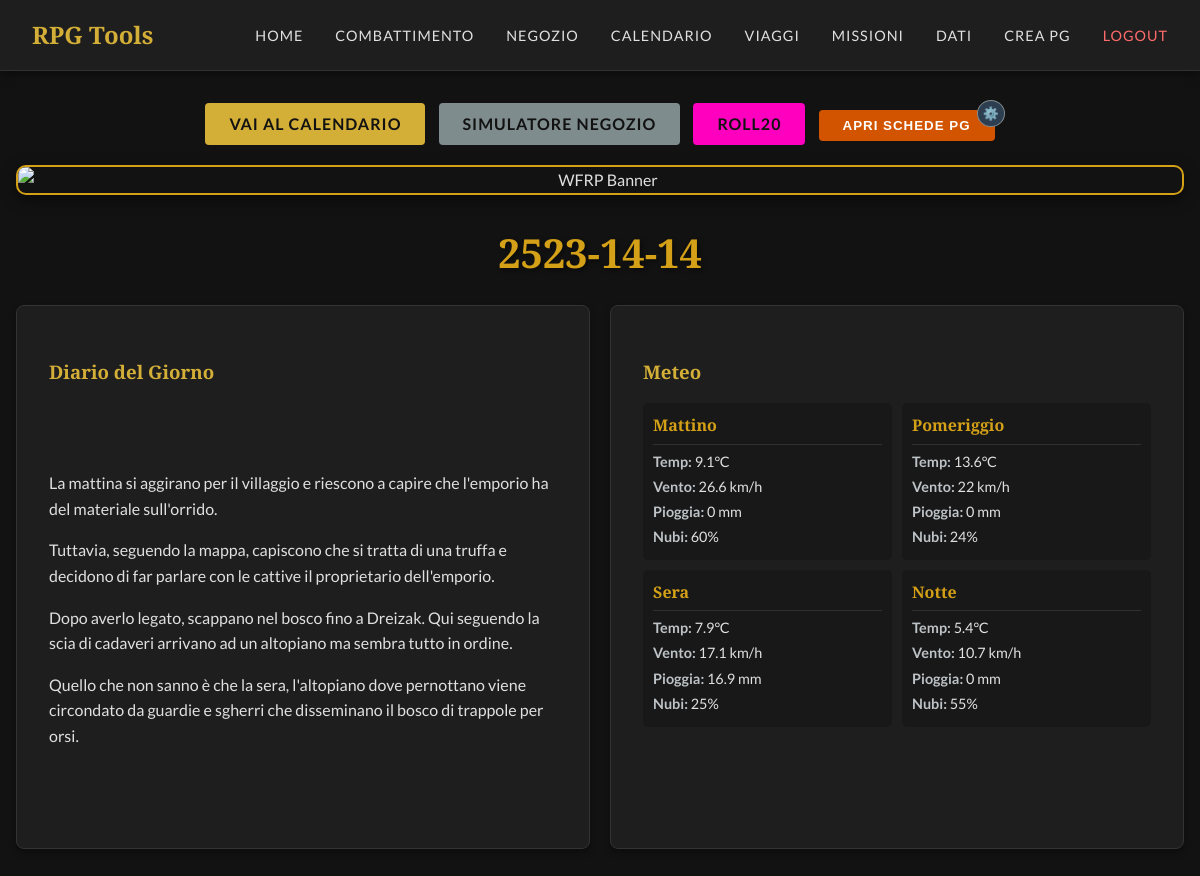
The page / (signed in) on the database as committed earlier.
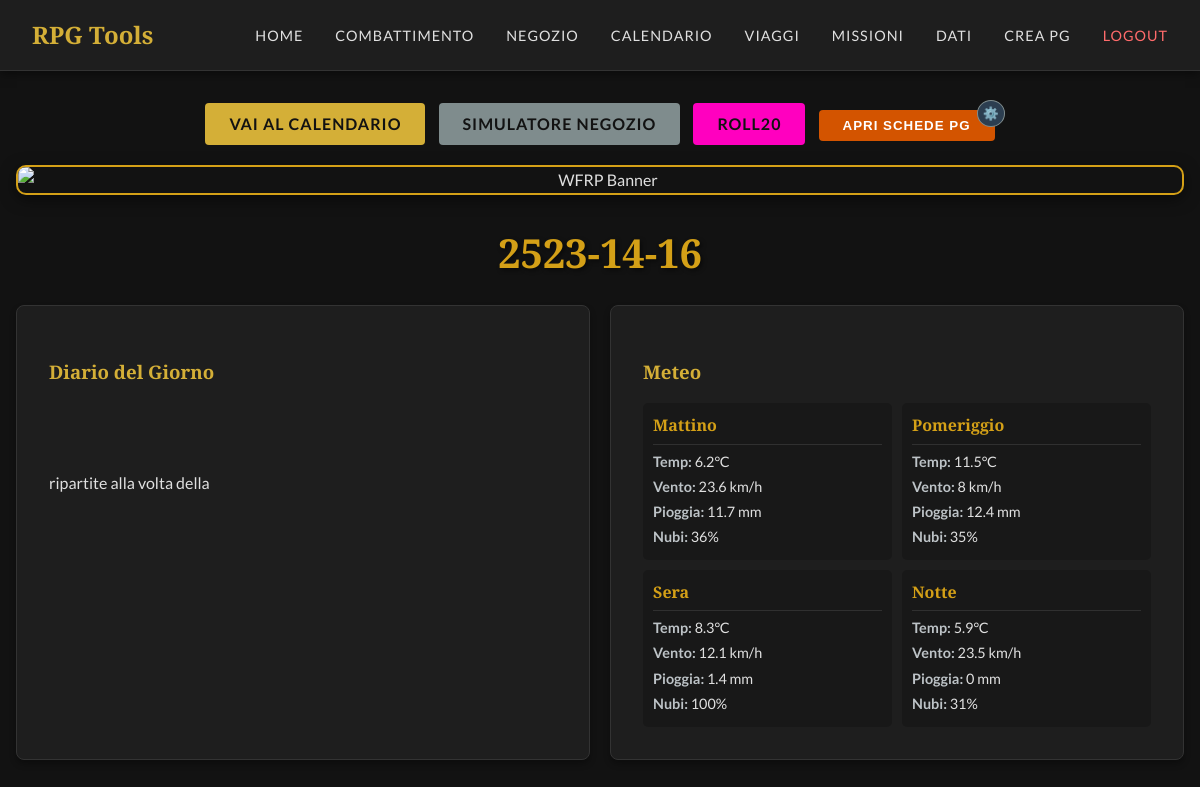
The same page on the database as committed later.
### tables this page shows
CREATE TABLE diary (
            id INTEGER PRIMARY KEY AUTOINCREMENT,
            date_iso TEXT UNIQUE NOT NULL,
            year INTEGER,
            month_index INTEGER,
            month_name TEXT,
            day INTEGER,
            note TEXT,
            weather_json TEXT,
            updated_at TEXT
        );

### app.py (the view)
@app.route('/')
def index():
    db = get_db()
    current_date_display = "Nessuna data registrata"
    weather_data = None
    note = "Nessuna nota per questa giornata."
    holidays = []
    cursor = db.execute('SELECT * FROM diary ORDER BY date_iso DESC LIMIT 1')
    last_entry = cursor.fetchone()
    if last_entry:
        date_iso = last_entry['date_iso']
        note = last_entry['note'] if last_entry['note'] else "Nessuna nota."
        if last_entry['weather_json']:
            try:
                weather_data = json.loads(last_entry['weather_json'])
            except:
                pass
        try:
            parts = date_iso.split('-')
            year = parts[0]
            month_idx = int(parts[1])
            day = int(parts[2])
            cal_data = load_calendar_data()
            if cal_data and 'months' in cal_data:
                if 1 <= month_idx <= len(cal_data['months']):
                    month_data = cal_data['months'][month_idx-1]
                    month_name = month_data['name']
                    season = month_data.get('season', '')
                    current_date_display = f"{day} {month_name} {year} ({season})"
                check_str = f"{day:02d}-{month_idx:02d}"
                if 'holidays' in cal_data:
                    for h in cal_data['holidays']:
                        if h['date'] == check_str:
                            holidays.append(h)
            else:
                 current_date_display = date_iso
        except Exception as e:
            print(f"Date parsing error: {e}")
            current_date_display = date_iso
    return render_template('index.html', date=current_date_display, weather=weather_data, note=note, holidays=holidays)

### app.py (called while the page is built, shortened)
@app.before_request
def require_login():
    allowed_routes = ['login', 'static', 'logout']
    if request.endpoint not in allowed_routes and 'logged_in' not in session:
        return redirect(url_for('login'))

def get_db():
    db = getattr(g, '_database', None)
    if db is None:
        db = g._database = sqlite3.connect(DATABASE)
        db.row_factory = sqlite3.Row
    return db

@app.teardown_appcontext
def close_connection(exception):
    db = getattr(g, '_database', None)
    if db is not None:
        db.close()

def load_calendar_data():
    json_path = os.path.join(os.path.dirname(__file__), 'calendar.json')
    if not os.path.exists(json_path):
        return {}

### templates/index.html (shortened to what this page needs)
{% extends 'base.html' %}
{% block content %}
<div class="dashboard-container">
    <div class="text-center mt-4">
        <a href="{{ url_for('calendar') }}" class="btn">Vai al Calendario</a>
        <a href="{{ url_for('shop') }}" class="btn btn-secondary" style="margin-left: 10px;">Simulatore Negozio</a>
        <a href="https://app.roll20.net/editor/setcampaign/18794496" target="_blank" class="btn"
            style="margin-left: 10px; background-color: #ff00bf; border-color: #ff00bf;">Roll20</a>
        <div style="display: inline-block; margin-left: 10px; position: relative;">
            <button id="open-pg-btn" class="btn btn-accent" onclick="openPGTabs()">Apri schede PG</button>
            <span onclick="openPGSettings()"
                style="cursor: pointer; position: absolute; top: -10px; right: -10px; background: #2c3e50; border-radius: 50%; padding: 2px 5px; font-size: 0.8em; border: 1px solid #7f8c8d;"
                title="Configura Link">⚙️</span>
        </div>
    </div>
    <div class="banner-container">
        <img src="{{ url_for('static', filename='img/home_banner.jpg') }}" alt="WFRP Banner" class="home-banner">
    </div>
    <div class="text-center mb-4">
        <h1 class="current-date">{{ date }}</h1>
    </div>
    <div class="grid-2-cols">
        <div class="card note-card">
            <h3>Diario del Giorno</h3>
            <div class="note-content">
                {{ note | safe }}
            </div>
        </div>
        <div class="card weather-card">
            <h3>Meteo</h3>
            {% if weather %}
            <div class="weather-grid">
                {% for period in ['Mattino', 'Pomeriggio', 'Sera', 'Notte'] %}
                {% set w = weather[period] %}
                <div class="weather-period">
                    <h4>{{ period }}</h4>
                    <div class="weather-details">
                        <p><span class="label">Temp:</span> {{ w.temperature_c }}°C</p>
                        <p><span class="label">Vento:</span> {{ w.wind_kmh }} km/h</p>
                        <p><span class="label">Pioggia:</span> {{ w.rain_mm }} mm</p>
                        <p><span class="label">Nubi:</span> {{ w.cloudiness_pct }}%</p>
                    </div>
                </div>
                {% endfor %}
            </div>
            {% else %}
            <p>Dati meteo non disponibili.</p>
            {% endif %}
        </div>
    </div>
</div>
{% endblock %}

### templates/base.html (shortened to what this page needs)
<!DOCTYPE html>
<html lang="it">
<head>
    <link rel="stylesheet" href="{{ url_for('static', filename='css/style.css') }}">
</head>
<body>
    <nav class="navbar">
        <a href="{{ url_for('index') }}" class="navbar-brand">RPG Tools</a>
        <div class="nav-links" id="navLinks">
            <a href="{{ url_for('index') }}" class="nav-link">Home</a>
            <a href="{{ url_for('combat') }}" class="nav-link">Combattimento</a>
            <a href="{{ url_for('shop') }}" class="nav-link">Negozio</a>
            <a href="{{ url_for('calendar') }}" class="nav-link">Calendario</a>
            <a href="{{ url_for('travel') }}" class="nav-link">Viaggi</a>
            <a href="{{ url_for('missions_list') }}" class="nav-link">Missioni</a>
            <a href="{{ url_for('data_page') }}" class="nav-link">Dati</a>
            <a href="{{ url_for('character_creation') }}" class="nav-link">Crea PG</a>
            <a href="{{ url_for('logout') }}" class="nav-link" style="color: #ff6b6b;">Logout</a>
        </div>
    </nav>
    <div class="container">
        {% block content %}{% endblock %}
    </div>
</body>
</html>

### static/css/style.css (style rules this page uses)
:root { --bg-color: #121212; --card-bg: #1e1e1e; --text-primary: #e0e0e0; --text-secondary: #a0a0a0; --accent-color: #d4af37; --accent-hover: #f0c040; --border-color: #333; --font-heading: 'Cinzel', serif; --font-body: 'Lato', sans-serif; }
body { background-color: var(--bg-color); color: var(--text-primary); font-family: var(--font-body); margin: 0; padding: 0; line-height: 1.6; }
h1, h2, h3, h4, h5, h6 { font-family: var(--font-heading); color: var(--accent-color); margin-bottom: 1rem; }
a { color: var(--accent-color); text-decoration: none; transition: color 0.3s ease; }
.navbar { background-color: var(--card-bg); border-bottom: 1px solid var(--border-color); padding: 1rem 2rem; display: flex; justify-content: space-between; align-items: center; box-shadow: 0 2px 10px rgba(0, 0, 0, 0.5); position: sticky; top: 0; z-index: 1000; }
.navbar-brand { font-family: var(--font-heading); font-size: 1.5rem; font-weight: bold; color: var(--accent-color); }
.nav-links { display: flex; gap: 2rem; }
.nav-link { color: var(--text-primary); font-weight: 500; text-transform: uppercase; letter-spacing: 1px; font-size: 0.9rem; }
.container { max-width: 1200px; margin: 2rem auto; padding: 0 1rem; }
.card { background-color: var(--card-bg); border: 1px solid var(--border-color); border-radius: 8px; padding: 2rem; margin-bottom: 2rem; box-shadow: 0 4px 6px rgba(0, 0, 0, 0.3); }
.btn { display: inline-block; padding: 0.5rem 1.5rem; background-color: var(--accent-color); color: var(--bg-color); border-radius: 4px; font-weight: bold; text-transform: uppercase; letter-spacing: 1px; cursor: pointer; border: none; transition: background-color 0.3s ease; }
.text-center { text-align: center; }
.mt-4 { margin-top: 2rem; }

### templates/index.html (style rules this page uses)
.current-date { color: #d4a017; font-family: 'Cinzel', serif; font-size: 2.5em; text-shadow: 2px 2px 4px rgba(0, 0, 0, 0.5); margin-bottom: 0.5em; }
.grid-2-cols { display: grid; grid-template-columns: 1fr 1fr; gap: 20px; }
.weather-grid { display: grid; grid-template-columns: repeat(2, 1fr); gap: 10px; }
.weather-period { background: rgba(0, 0, 0, 0.2); padding: 10px; border-radius: 5px; }
.weather-period h4 { margin-top: 0; color: #d4a017; border-bottom: 1px solid rgba(255, 255, 255, 0.1); padding-bottom: 5px; margin-bottom: 5px; }
.weather-details p { margin: 2px 0; font-size: 0.9em; }
.label { font-weight: bold; color: #bdc3c7; }
.note-content { white-space: pre-wrap; line-height: 1.6; min-height: 100px; }
.btn-secondary { background-color: #7f8c8d; }
.btn-accent { background-color: #d35400; color: white; }
.banner-container { margin: 20px auto; text-align: center; max-width: 100%; overflow: hidden; border-radius: 10px; box-shadow: 0 4px 15px rgba(0, 0, 0, 0.5); border: 2px solid #d4a017; }
.home-banner { width: 100%; height: auto; max-height: 400px; object-fit: cover; display: block; }

Rows that differ between the two databases and show on the page:
no longer on this page (row unchanged): diary: date_iso "2523-14-14", note "La mattina si aggirano per il villaggio e riescono a capire che l'emporio ha del materiale sull'orrido. Tuttavia, seguendo la mappa, capiscono che si tratta di una truffa e decidono di far parlare con le cattive il proprietario dell'emporio. Dopo averlo legato, scappano nel bosco fino a Dreizak. Qui seguendo la scia di cadaveri arrivano ad un altopiano ma sembra tutto in ordine. Quello che non sanno è che la sera, l'altopiano dove pernottano viene circondato da guardie e sgherri che disseminano il bosco di trappole per orsi."
added diary: date_iso "2523-14-16", note "ripartite alla volta della"
Other text that changed with them:
new list line: "Mattino Temp: 6.2 °C Vento: 23.6 km/h Pioggia: 11.7 mm Nubi: 36 %"
new list line: "Pomeriggio Temp: 11.5 °C Vento: 8 km/h Pioggia: 12.4 mm Nubi: 35 %"
new list line: "Sera Temp: 8.3 °C Vento: 12.1 km/h Pioggia: 1.4 mm Nubi: 100 %"
new list line: "Notte Temp: 5.9 °C Vento: 23.5 km/h Pioggia: 0 mm Nubi: 31 %"
list line gone: "Mattino Temp: 9.1 °C Vento: 26.6 km/h Pioggia: 0 mm Nubi: 60 %"
list line gone: "Pomeriggio Temp: 13.6 °C Vento: 22 km/h Pioggia: 0 mm Nubi: 24 %"
list line gone: "Sera Temp: 7.9 °C Vento: 17.1 km/h Pioggia: 16.9 mm Nubi: 25 %"
list line gone: "Notte Temp: 5.4 °C Vento: 10.7 km/h Pioggia: 0 mm Nubi: 55 %"
